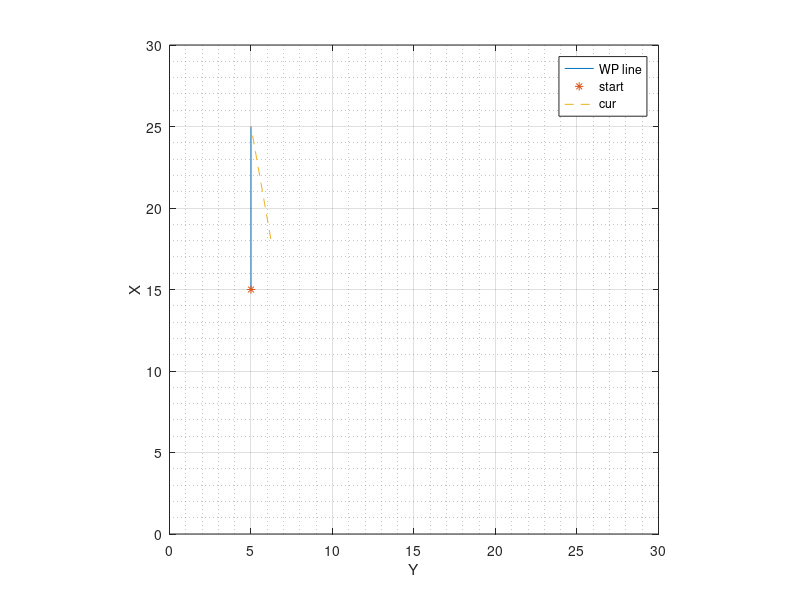

This chart was generated by the following MATLAB code:
close all;
clear;
clc;

%% Generate truth data for testing
angle_deg_truth = -10;
angle_rad_truth = deg2rad(angle_deg_truth);
dist_to_tar_truth = 7;

target_point = [25 5];

start_point = [15 5];

wp_line = target_point - start_point;

wp_line_len = norm(wp_line);

wp_line_bearing = atan2(wp_line(2),wp_line(1));
if wp_line_bearing < 0
    wp_line_bearing = wp_line_bearing + 2 * pi;
end

tar_to_cur_bearing = wp_line_bearing + angle_rad_truth;

rot_mat = [cos(tar_to_cur_bearing) -sin(tar_to_cur_bearing);
          sin(tar_to_cur_bearing) cos(tar_to_cur_bearing)]; 

tar_to_cur_vec = rot_mat * [1; 0] * dist_to_tar_truth;

cur_point = target_point - tar_to_cur_vec';

plot ([start_point(2), target_point(2)], [start_point(1), target_point(1)], ...
    'DisplayName','WP line')
hold on 
plot (start_point(2), start_point(1),'*',...
    'DisplayName','start')
plot ([cur_point(2), target_point(2)], [cur_point(1), target_point(1)],'--',...
    'DisplayName','cur')
legend
xlim([0 30])
ylim([0 30])
grid on
grid minor
axis equal
xlabel ('Y')
ylabel ('X')

%% Deviation code
bearing_start_to_tar = atan2(target_point(2)-start_point(2),target_point(1)-start_point(1));
deviation_asix_bearing = bearing_start_to_tar + pi/2;
unit_deviation_vec = [cos(deviation_asix_bearing), sin(deviation_asix_bearing)];

vec_tar_to_start = [target_point(1) - start_point(1), target_point(2) - start_point(2)];

vec_tar_to_cur = [target_point(1) - cur_point(1), target_point(2) - cur_point(2)];

len_tar_to_start = norm(vec_tar_to_start);

len_tar_to_cur = norm(vec_tar_to_cur);

y = vec_tar_to_cur(2) * vec_tar_to_start(1) - vec_tar_to_cur(1) * vec_tar_to_start(2);
x = vec_tar_to_start(1) * vec_tar_to_cur(1) + vec_tar_to_start(2)*vec_tar_to_cur(2);

sign_angle =atan2(y,x) ;
sign_ang_deg = rad2deg(sign_angle);

deviation = y * len_tar_to_cur / sqrt(x^2 + y^2);
deviation_vec = deviation * unit_deviation_vec;




